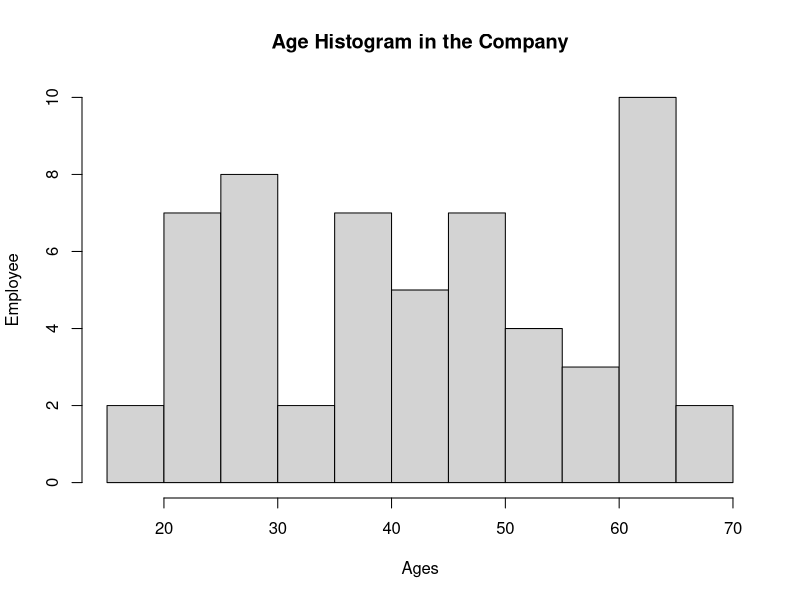
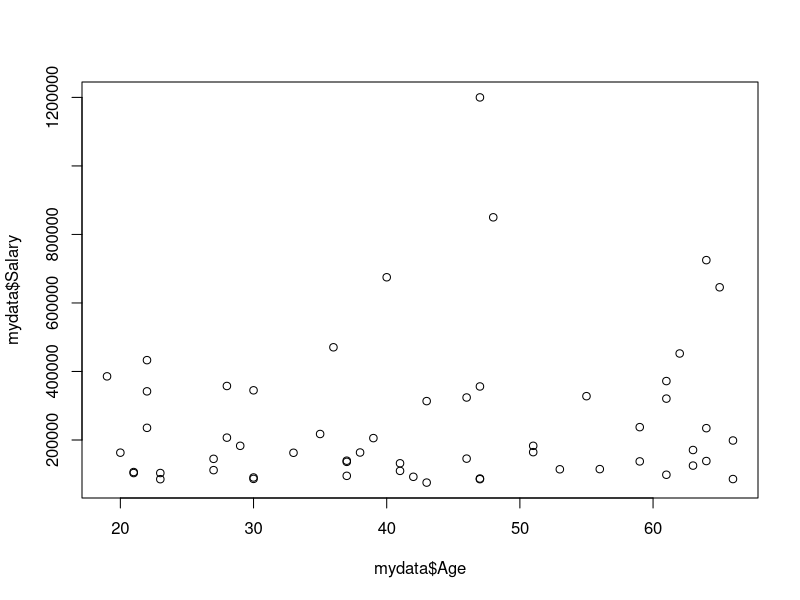

The R source for these figures, in order: (Note: this script raises an error after producing the figures.)
# *********      GRAPHICS IN R    ********** --- 
#R can produce hihg quality graphics
?read.table
?hist #show help about command
?plot 
?ggplot2



# read data from txt file from the worksheet named mysheet
mydata <- read.csv(file = "Resource/data_sample01.txt", header = TRUE, row.names = 1, encoding = "UTF-8", sep = ";", dec = ".", quote = "\"", comment.char = "")

head(mydata) # view few rows to ge feel of the data
str(mydata)

#convert sallary in to numeric
mydata$Salary <- as.numeric(sub('\\$', '', as.character(mydata$Salary)))
mydata$Salary

#frequency of the value
hist(mydata$Age, main = "Age Histogram in the Company", ylab = "Employee", xlab = "Ages")

min(mydata$Age)

#scatter plots of two columns (showing correlation between columns)
plot(mydata$Age, mydata$Salary)

plot(mydata$Position, mydata$Salary)


#corellation between category and numeric col
library(ggplot2)

#which sallary is higher
ggplot(mydata, aes(x = mydata$Gender, fill = Salary)) + geom_bar(width = 0.5)


#

ggplot(mydata, aes(x = Office, fill = Salary)) +

      geom_bar(width = 0.5) +

      facet_wrap( ~ Gender) +

      ggtitle("Salary") +

      xlab("Office") +

      ylab("Salary") +

      labs(fill = "Salary")


#box plot
#1 and 4 line  - first line
# box second and third quartile
boxplot(mydata$Age)


#ggplot2 sample data diamond
head(diamonds)

#qplot(mydata$Age, mydata$Office,data = mydata, colour=mydata$Gender)

qplot(diamonds$carat, diamonds$price,data = diamonds, colour=diamonds$clarity)

#---- 